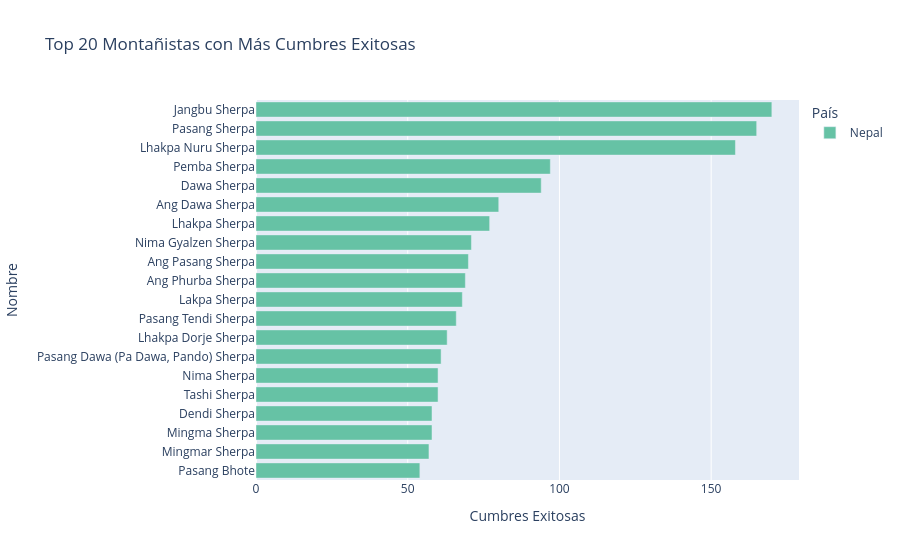

Notebook cell for this chart:
### Code cell
fig_elite = px.bar(
    elite.sort_values('cumbres'),
    x='cumbres',
    y='full_name',
    orientation='h',
    color='citizen',
    title='Top 20 Montañistas con Más Cumbres Exitosas',
    labels={'cumbres': 'Cumbres Exitosas',
            'full_name': 'Nombre', 'citizen': 'País'},
    color_discrete_sequence=px.colors.qualitative.Set2,
)
fig_elite.update_layout(font_size=12, legend_title='País')
fig_elite.write_image(str(FIGURES / 'elite_climbers.png'), scale=2)
fig_elite.show()

### Figure 1 — Plotly figure (JSON) as saved in the notebook; plotly's stock layout.template omitted (floating-point values rounded to 4 significant figures)
{"data": [{"hovertemplate": "País=Nepal<br>Cumbres Exitosas=%{x}<br>Nombre=%{y}<extra></extra>", "legendgroup": "Nepal", "marker": {"color": "rgb(102,194,165)", "pattern": {"shape": ""}}, "name": "Nepal", "orientation": "h", "showlegend": true, "textposition": "auto", "type": "bar", "x": [54, 57, 58, 58, 60, 60, 61, 63, 66, 68, 69, 70, 71, 77, 80, 94, 97, 158, 165, 170], "xaxis": "x", "y": ["Pasang Bhote", "Mingmar Sherpa", "Mingma Sherpa", "Dendi Sherpa", "Tashi Sherpa", "Nima Sherpa", "Pasang Dawa (Pa Dawa, Pando) Sherpa", "Lhakpa Dorje Sherpa", "Pasang Tendi Sherpa", "Lakpa Sherpa", "Ang Phurba Sherpa", "Ang Pasang Sherpa", "Nima Gyalzen Sherpa", "Lhakpa Sherpa", "Ang Dawa Sherpa", "Dawa Sherpa", "Pemba Sherpa", "Lhakpa Nuru Sherpa", "Pasang Sherpa", "Jangbu Sherpa"], "yaxis": "y"}], "layout": {"barmode": "relative", "font": {"size": 12}, "legend": {"title": {"text": "País"}, "tracegroupgap": 0}, "title": {"text": "Top 20 Montañistas con Más Cumbres Exitosas"}, "xaxis": {"anchor": "y", "domain": [0, 1], "title": {"text": "Cumbres Exitosas"}}, "yaxis": {"anchor": "x", "domain": [0, 1], "title": {"text": "Nombre"}}}}
